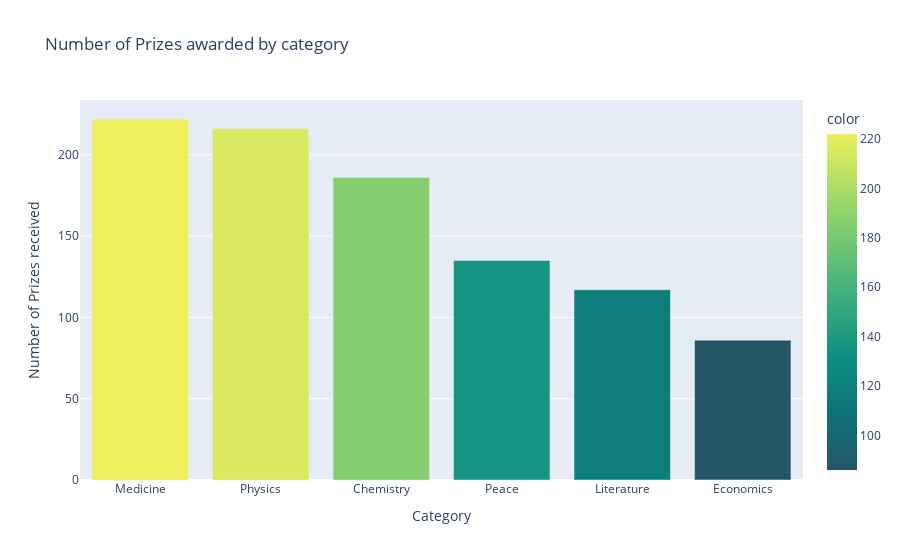

The notebook cell this image was saved under:
### Code cell
#Create a plotly bar chart with the number of prizes awarded by category. 
v_bar = px.bar(x=categories.index, 
               y=categories.values,
               title='Number of Prizes awarded by category',
               color=categories.values,
               color_continuous_scale='Aggrnyl');
v_bar.update_layout(xaxis_title='Category',
                     yaxis_title='Number of Prizes received',
                     coloraxis_showscale = True);
v_bar.show()

### Figure 1 — Plotly figure (JSON) as saved in the notebook; plotly's stock layout.template omitted (floating-point values rounded to 4 significant figures)
{"data": [{"alignmentgroup": "True", "hovertemplate": "x=%{x}<br>y=%{y}<br>color=%{marker.color}<extra></extra>", "legendgroup": "", "marker": {"color": [222, 216, 186, 135, 117, 86], "coloraxis": "coloraxis", "pattern": {"shape": ""}}, "name": "", "offsetgroup": "", "orientation": "v", "showlegend": false, "textposition": "auto", "type": "bar", "x": ["Medicine", "Physics", "Chemistry", "Peace", "Literature", "Economics"], "xaxis": "x", "y": [222, 216, 186, 135, 117, 86], "yaxis": "y"}], "layout": {"barmode": "relative", "coloraxis": {"colorbar": {"title": {"text": "color"}}, "colorscale": [[0, "rgb(36, 86, 104)"], [0.1667, "rgb(15, 114, 121)"], [0.3333, "rgb(13, 143, 129)"], [0.5, "rgb(57, 171, 126)"], [0.6667, "rgb(110, 197, 116)"], [0.8333, "rgb(169, 220, 103)"], [1, "rgb(237, 239, 93)"]], "showscale": true}, "legend": {"tracegroupgap": 0}, "title": {"text": "Number of Prizes awarded by category"}, "xaxis": {"anchor": "y", "domain": [0, 1], "title": {"text": "Category"}}, "yaxis": {"anchor": "x", "domain": [0, 1], "title": {"text": "Number of Prizes received"}}}}
